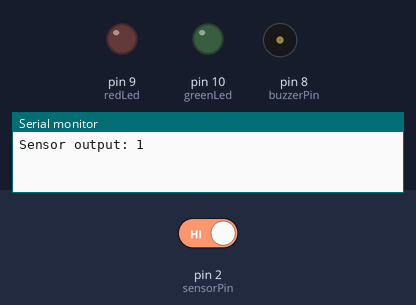
Simulated run of this sketch. Board: Arduino Uno, built with avr-gcc and run on an emulated ATmega328P. Parts: output pins drawn as LEDs (lit = HIGH), buzzer (waves = sounding, pin HIGH), the last lines printed to the serial monitor. The inputs (shaded band) are chosen by the test bench; at power-on: pin 2 (sensorPin) HIGH.

Above: at 5.8 s.
5.9 s: pin 2 (sensorPin) driven LOW
At 8.3 s:
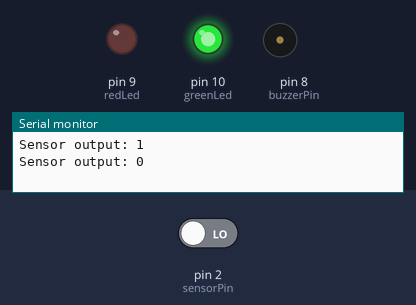
9.2 s: pin 2 (sensorPin) driven HIGH
At 9.27 s:
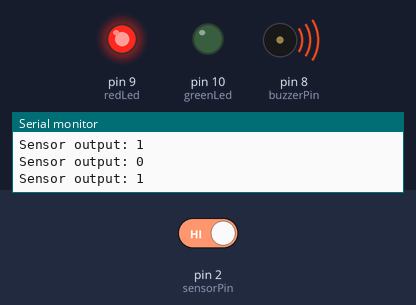
Timing chart, 0 to 18.7 s (numbered marks = the images above; inputs shaded):
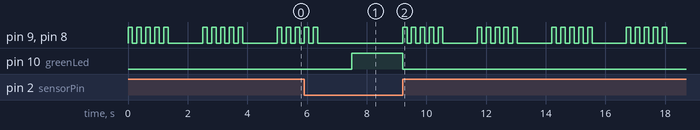

The sketch:

circut_firmware.ino
```cpp
const int sensorPin = 2;
const int buzzerPin = 8;
const int redLed = 9;
const int greenLed = 10;
const int DETECTED = HIGH;   // use LOW if your test showed 0 when tapping

int lastState = -1;          // new

void setup() {
  pinMode(sensorPin, INPUT);
  pinMode(buzzerPin, OUTPUT);
  pinMode(redLed, OUTPUT);
  pinMode(greenLed, OUTPUT);
  digitalWrite(greenLed, HIGH);          // green on = system working
  Serial.begin(9600);                    // new
}

void loop() {
  int state = digitalRead(sensorPin);    // new

  if (state != lastState) {              // new: print only when it changes
    Serial.print("Sensor output: ");     // new
    Serial.println(state);               // new
    lastState = state;                   // new
  }

  if (state == DETECTED) {               // changed: uses the variable
    digitalWrite(greenLed, LOW);         // green off while alarming

    for (int i = 0; i < 5; i++) {        // red + buzzer, 5 times
      digitalWrite(redLed, HIGH);
      digitalWrite(buzzerPin, HIGH);
      delay(150);
      digitalWrite(redLed, LOW);
      digitalWrite(buzzerPin, LOW);
      delay(150);
    }

    delay(1000);                         // let the buzzer's shaking settle
    digitalWrite(greenLed, HIGH);        // back to normal
  }
}
```

Measured:
- after the input at 5.9 s, pin 9 (redLed), pin 8 (buzzerPin): goes on until 6.4 s, then stays LOW; pin 10 (greenLed): LOW → HIGH after 1.6 s
- after the input at 9.2 s, pin 9 (redLed), pin 8 (buzzerPin): LOW → HIGH at once, then repeats every 2.5 s: 4 × (LOW 0.15 s, HIGH 0.15 s), LOW 1.2 s, HIGH 0.15 s; pin 10 (greenLed): HIGH → LOW at once
- by itself, pin 9 (redLed), pin 8 (buzzerPin): repeats every 2.5 s: 4 × (LOW 0.15 s, HIGH 0.15 s), LOW 1.2 s, HIGH 0.15 s
